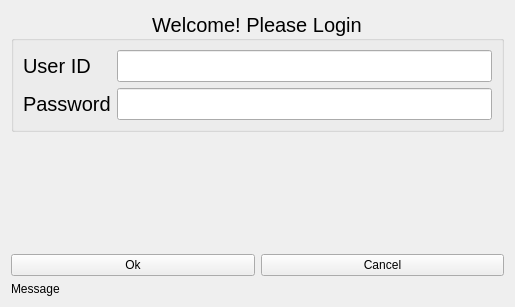
<?xml version="1.0" encoding="UTF-8"?>
<ui version="4.0">
 <class>w_LoginForm</class>
 <widget class="QWidget" name="w_LoginForm">
  <property name="geometry">
   <rect>
    <x>0</x>
    <y>0</y>
    <width>515</width>
    <height>307</height>
   </rect>
  </property>
  <property name="windowTitle">
   <string>Sample Application</string>
  </property>
  <layout class="QGridLayout" name="gridLayout">
   <item row="2" column="0">
    <widget class="QPushButton" name="pbOK">
     <property name="text">
      <string>Ok</string>
     </property>
    </widget>
   </item>
   <item row="2" column="1">
    <widget class="QPushButton" name="pbCancel">
     <property name="text">
      <string>Cancel</string>
     </property>
    </widget>
   </item>
   <item row="0" column="0" colspan="2">
    <widget class="QGroupBox" name="groupBox">
     <property name="font">
      <font>
       <pointsize>15</pointsize>
      </font>
     </property>
     <property name="title">
      <string>Welcome! Please Login</string>
     </property>
     <property name="alignment">
      <set>Qt::AlignmentFlag::AlignCenter</set>
     </property>
     <layout class="QFormLayout" name="formLayout">
      <item row="0" column="0">
       <widget class="QLabel" name="label">
        <property name="text">
         <string>User ID</string>
        </property>
       </widget>
      </item>
      <item row="0" column="1">
       <widget class="QLineEdit" name="leUserID"/>
      </item>
      <item row="1" column="0">
       <widget class="QLabel" name="label_2">
        <property name="text">
         <string>Password</string>
        </property>
       </widget>
      </item>
      <item row="1" column="1">
       <widget class="QLineEdit" name="lePassword"/>
      </item>
     </layout>
    </widget>
   </item>
   <item row="4" column="0" colspan="2">
    <widget class="QLabel" name="lbMessage">
     <property name="text">
      <string>Message</string>
     </property>
    </widget>
   </item>
   <item row="1" column="0" colspan="2">
    <spacer name="verticalSpacer">
     <property name="orientation">
      <enum>Qt::Orientation::Vertical</enum>
     </property>
     <property name="sizeHint" stdset="0">
      <size>
       <width>20</width>
       <height>40</height>
      </size>
     </property>
    </spacer>
   </item>
  </layout>
 </widget>
 <resources/>
 <connections/>
</ui>
